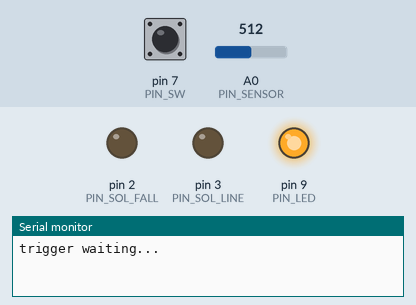
Recording of a sketch running on a simulated Arduino Uno, built with avr-gcc and run on an emulated ATmega328P. On the bench: output pins drawn as LEDs (lit = HIGH), the last lines printed to the serial monitor. The inputs (shaded band) are chosen by the test bench; at power-on: pin 7 (PIN_SW) HIGH, A0 (PIN_SENSOR) = 512.

Above: at 3.0 s.
3.1 s: pin 7 (PIN_SW) pulled LOW for 1 s
At 4.0 s:
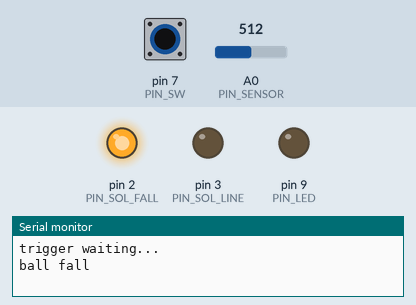
At 4.9 s:
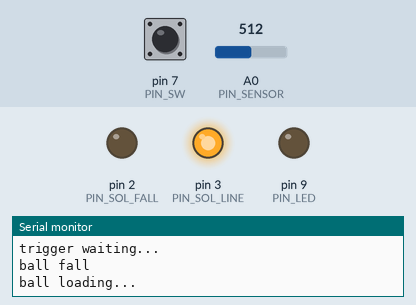
7.1 s: pin 7 (PIN_SW) pulled LOW for 3.2 s
At 10.0 s:
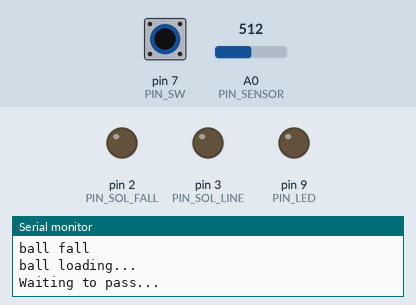
Timing chart, 0 to 12.1 s (numbered marks = the images above; inputs shaded):
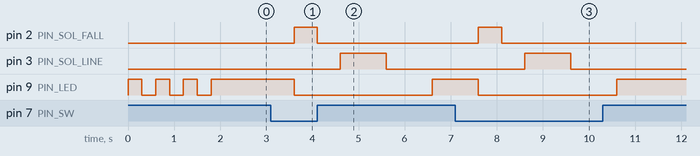

The sketch:

ballFall.ino
```cpp
/*
   Dowel
   ボール落下装置ソースコード
   20.09.03 Thu.
*/

#define PIN_SOL_FALL 2
#define PIN_SOL_LINE 3
#define PIN_SW 7
#define PIN_LED 9
#define PIN_SENSOR A0
#define THRESHOLD 980
#define TIMEOUT 2000

long timeNow = 0;
long timeThen = 0;

void setup() {
  pinMode(PIN_SOL_FALL, OUTPUT);
  pinMode(PIN_SOL_LINE, OUTPUT);
  pinMode(PIN_SW, INPUT_PULLUP);
  pinMode(PIN_LED, OUTPUT);
  Serial.begin(115200);

  ledFlash(); //LED点滅
  solReset(); //ソレノイドリセット
}

//LED点滅
void ledFlash() {
  for (int i = 0; i < 3; i++) {
    digitalWrite(PIN_LED, HIGH);
    delay(300);
    digitalWrite(PIN_LED, LOW);
    delay(300);
  }
}

//投擲装置のソレノイド制御
void ballFall(bool state) {
  if (state == true)
    digitalWrite(PIN_SOL_FALL, HIGH);
  else
    digitalWrite(PIN_SOL_FALL, LOW);
}

//送り装置のソレノイド制御
void ballLine(bool state) {
  if (state == true)
    digitalWrite(PIN_SOL_LINE, HIGH);
  else
    digitalWrite(PIN_SOL_LINE, LOW);
}

//ソレノイドリセット
void solReset() {
  digitalWrite(PIN_SOL_LINE, LOW);
  digitalWrite(PIN_SOL_FALL, LOW);
}

//通過センサのチェック
bool ballCheck() {
  if (analogRead(PIN_SENSOR) < THRESHOLD) return true;
  else return false;
}

void loop() {

  //1.トリガー待ち
  Serial.println("trigger waiting...");
  digitalWrite(PIN_LED, HIGH);
  while (1) {
    if (digitalRead(PIN_SW) == LOW) {
      delay(500);
      if (digitalRead(PIN_SW) == LOW)
        break;
    }
    delay(100);
  }
  digitalWrite(PIN_LED, LOW);

  //2.ボール落下
  Serial.println("ball fall");
  ballFall(true);
  delay(500);
  ballFall(false);
  delay(500);

  //3.ボールロード
  Serial.println("ball loading...");
  ballLine(true);
  delay(1000);
  ballLine(false);

  //ボール通過待ち
  Serial.println("Waiting to pass...");
  timeThen = millis();
  while (ballCheck() == false) {
    timeNow = millis();
    if ((timeNow - timeThen) > TIMEOUT)
      break;
  }
  delay(1000);
}
```

Measured:
- after the input at 3.1 s, pin 2 (PIN_SOL_FALL): LOW → HIGH after 0.50 s, → LOW 0.50 s later; pin 3 (PIN_SOL_LINE): LOW → HIGH after 1.5 s, → LOW 1.0 s later; pin 9 (PIN_LED): HIGH → LOW after 0.50 s, → HIGH 3.0 s later
- after the input at 7.1 s, pin 2 (PIN_SOL_FALL): LOW → HIGH after 0.50 s, → LOW 0.50 s later; pin 3 (PIN_SOL_LINE): LOW → HIGH after 1.5 s, → LOW 1.0 s later; pin 9 (PIN_LED): HIGH → LOW after 0.50 s, → HIGH 3.0 s later
- by itself, pin 9 (PIN_LED): alternates HIGH for 0.30 s and LOW for 0.30 s, 6 changes in all, then stays HIGH
